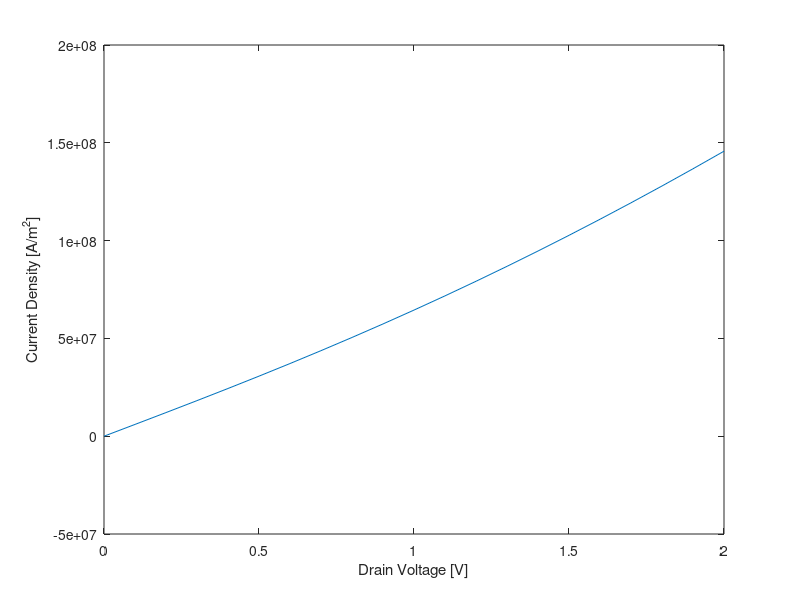

Write the MATLAB code that produced this figure.
close all;
clear all;

q = 1.602192e-19;
eps0 = 8.854187817e-12;
eps_si = 11.7; eps_ox = 3.9;
k_B = 1.380662e-23;
T = 300;
thermal = k_B*T/q;
mu = 0.14;
D_n = thermal*mu;
ni = 1.075e16;

case_num = 0;

if(case_num == 0) %% Long structure
    Deltax = 1e-9;
    N = 601;
    x_12 = 101;
    x_23 = 501;
else %% Short structure
    Deltax = 0.1e-9;
    N = 1201;
    xs_12 = 401;
    xs_23 = 801;
end

x = Deltax*([0:N-1])';
coef = Deltax*Deltax*q/eps0;

if(case_num == 0)
    Ndon = 2e21*ones(N,1);
    Ndon(1:x_12,1) = 5e23;
    Ndon(x_23:N,1) = 5e23;
else
    Ndon = 2e23*ones(N,1);
    Ndon(1:xs_12,1) = 5e25;
    Ndon(xs_23:N,1) = 5e25;
end
 
N_bias = 20;
phi_bias = zeros(N,N_bias);
n_bias = zeros(N,N_bias);

for bias = 0:N_bias;
    
    phi=zeros(N,1);
    phi(:,1)=thermal*log(Ndon(:,1)/ni);
    n=zeros(N,1);
    n=ni*exp(phi/thermal);
    V_applied = 0.02*bias;
    
    for newton = 1:10
        res = zeros(2*N,1);
        Jaco = sparse(2*N,2*N);
        res(1,1) = phi(1,1) - thermal*log(Ndon(1,1)/ni);
        Jaco(1,1) = 1.0;
        
        for i = 2:N-1
            res(2*i-1,1) = eps_si*(phi(i+1,1)-2*phi(i,1)+phi(i-1,1))+coef*(Ndon(i,1)-n(i,1));
            Jaco(2*i-1,2*i +1) = eps_si;
            Jaco(2*i-1,2*i -1) = -2*eps_si;
            Jaco(2*i-1,2*i -3) = eps_si;
            Jaco(2*i-1,2*i ) = -coef;
        end
        
        res(2*N-1,1) = phi(N,1)-thermal*log(Ndon(N,1)/ni)-V_applied;
        Jaco(2*N-1, 2*N-1) = 1.0;
        
        for i = 1:N-1
            n_av = 0.5*(n(i+1,1)+n(i,1));
            dphidx = (phi(i+1,1)-phi(i,1))/Deltax;
            delecdx = (n(i+1,1)-n(i,1))/Deltax;
            Jn = n_av*dphidx - thermal*delecdx;
            res(2*i,1) = res(2*i,1)+Jn;
            Jaco(2*i,2*i+2) = Jaco(2*i,2*i+2)+0.5*dphidx-thermal/Deltax;
            Jaco(2*i,2*i) = Jaco(2*i,2*i)+0.5*dphidx+thermal/Deltax;
            Jaco(2*i,2*i+1) = Jaco(2*i,2*i+1)+n_av/Deltax;
            Jaco(2*i,2*i-1) = Jaco(2*i,2*i-1)-n_av/Deltax;
            res(2*i+2,1) = res(2*i+2,1) - Jn;
            Jaco(2*i +2,2*i+2) = Jaco(2*i+2,2*i+2)-0.5*dphidx+thermal/Deltax;
            Jaco(2*i +2,2*i) = Jaco(2*i+2,2*i)-0.5*dphidx-thermal/Deltax;
            Jaco(2*i +2,2*i+1) = Jaco(2*i+2,2*i+1)-n_av/Deltax;
            Jaco(2*i +2,2*i-1) = Jaco(2*i+2,2*i-1)+n_av/Deltax;
        end
        
        res(2,1) = n(1,1) - Ndon(1,1);
        Jaco(2,:) = 0.0;
        Jaco(2,2) = 1.0;
        res(2*N,1) = n(N,1) - Ndon(N,1);
        Jaco(2*N,:) = 0.0;
        Jaco(2*N,2*N) = 1.0;
        
        Cvector = zeros(2*N,1);
        Cvector(1:2:2*N-1,1) = thermal;
        Cvector(2:2:2*N,1) = max(abs(Ndon));
        Cmatrix = spdiags(Cvector,0,2*N,2*N);
        Jaco_scaled = Jaco*Cmatrix;
        Rvector = 1./sum(abs(Jaco_scaled),2);
        Rmatrix = spdiags(Rvector,0,2*N,2*N);
        Jaco_scaled = Rmatrix*Jaco_scaled;
        res_scaled = Rmatrix*res;
        update_scaled = Jaco_scaled\(-res_scaled);
        update = Cmatrix*update_scaled;
        phi = phi+update(1:2:2*N-1,1);
        n = n+update(2:2:2*N,1);
    end
    phi_bias(:,bias+1) = phi;
    n_bias(:,bias+1) = n;
end

J = zeros(N-1,N_bias);

for j = 0:N_bias
    phi_J = phi_bias(:,j+1);
    n_J = n_bias(:,j+1);
    
    for i = 2:N
        x_1 = (phi_J(i) - phi_J(i-1) )./ thermal ;
        J(i,j+1) = -(q*D_n/Deltax)*( n_J(i,1)*(x_1/(exp(x_1)-1)) - n_J(i-1,1)* (-x_1/(exp(-x_1) -1)) );
    end
end

bias_tot = 0:20;
bias_tot = 0.1*bias_tot;

figure(1);
plot(bias_tot,J(N-1,:));
xlabel('Drain Voltage [V]'); ylabel('Current Density [A/m^2]');
